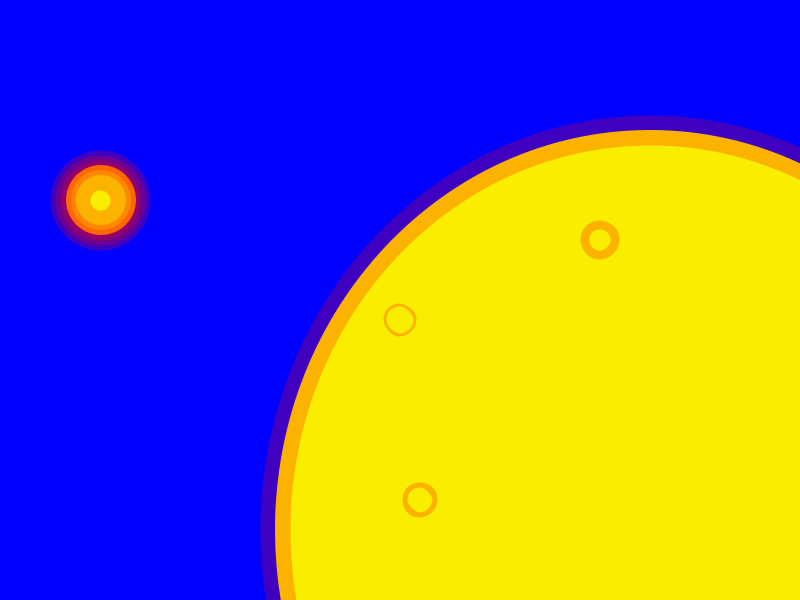
Frame 1 (no input)
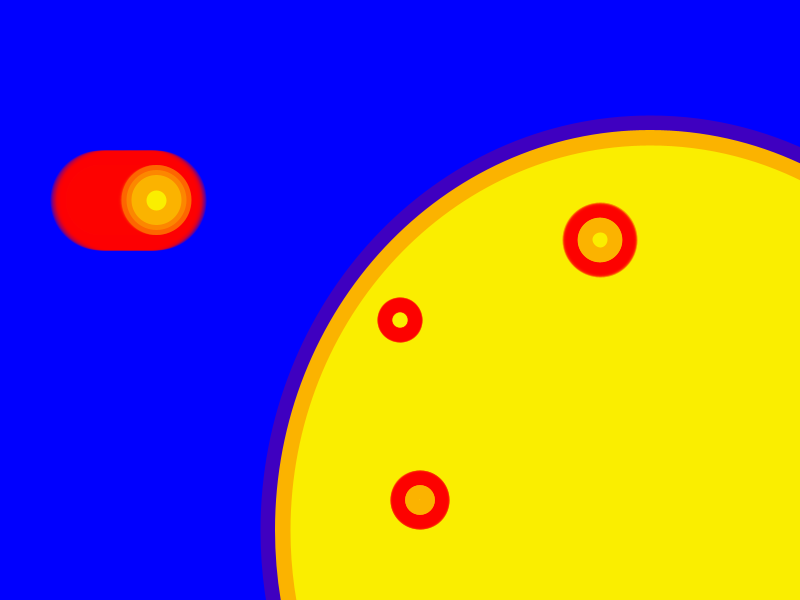
Frame 60 (the mouse pressed at the canvas centre just before this capture)
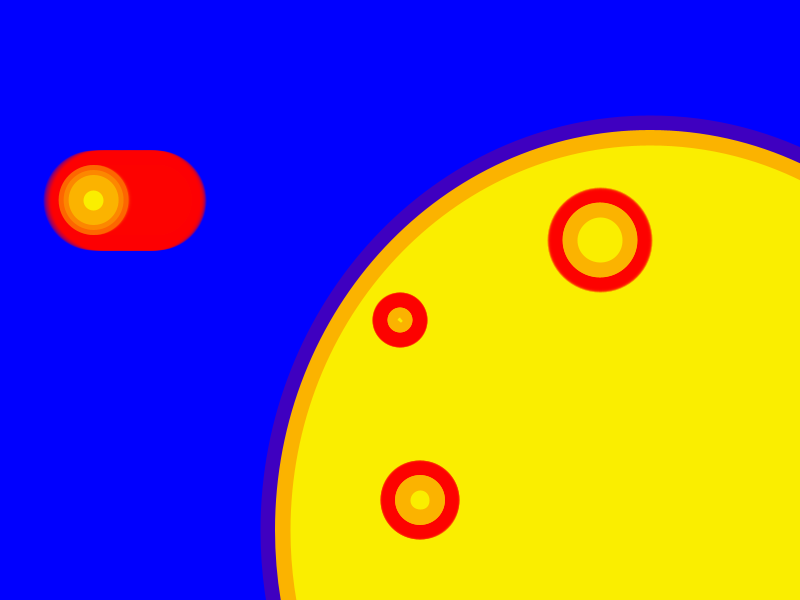
Frame 120 (the mouse held since frame 60 and released just before this capture)

The Processing sketch that drew these frames (run headless with seeded random() and noise(); from frame 60 on, the mouse is pressed at the canvas centre):

// Processing sketch: processing_45281
// ── processing_45281.pde

//asteroidal influx
//Sergi Calavia
float vy = 10;
float vx = 1;
float x = 100;
float y = 200;
float frictiony = -.6;
float frictionx = .998;
float gravity = .04;
float mili, seconds;
float ellipse;


void setup(){
size(800,600);
background(0,0,255);
smooth();
strokeWeight(30);
fill(250,238,0);
stroke(255,0,0,63);
ellipse(650,530,750,800);
}
void draw(){
smooth();
mili = millis(); 
seconds = mili/100; 


vy += gravity; 
vx *= frictionx; 
x += vx;

if(y > width){
y = height;
vy *=frictiony; 
}
if(x>width){
x=width;
vx *=frictionx;
}
strokeWeight(30);
fill(250,238,0);
stroke(255,0,0,63);

ellipse(x,y,70,70);
ellipse(x,y,60,60);
ellipse(x,y,50,50);


ellipse(420,500,seconds*2,seconds*2);
ellipse(400,320,seconds,seconds);
ellipse(600,240,seconds*3,seconds*3);


}

void mousePressed(){
vx -=2;

ellipse(x,y,200,200);

}
